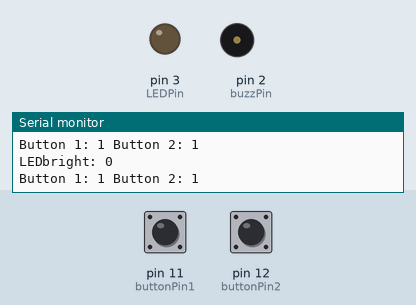
Simulated run of this sketch. Board: Arduino Uno, built with avr-gcc and run on an emulated ATmega328P. On the bench: output pins drawn as LEDs (lit = HIGH), buzzer (waves = sounding, pin HIGH), the last lines printed to the serial monitor. Inputs (shaded band) come from the test bench; at power-on: pin 11 (buttonPin1) HIGH, pin 12 (buttonPin2) HIGH.

Above: at 1.8 s.
1.9 s: pin 11 (buttonPin1) pulled LOW for 3.2 s
At 6.3 s:
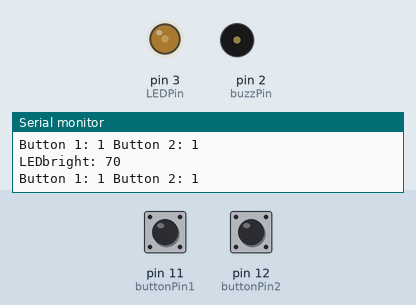
6.6 s: pin 11 (buttonPin1) pulled LOW for 3.2 s
At 10.5 s:
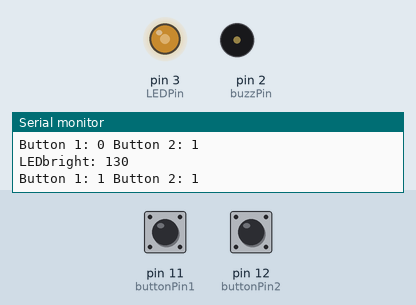
11.5 s: pin 11 (buttonPin1) pulled LOW for 3.2 s
At 15.7 s:
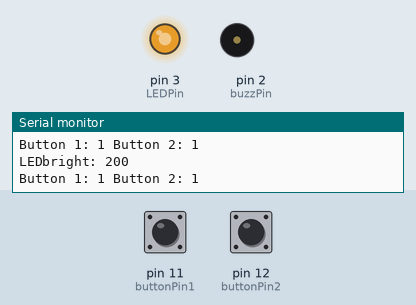
16.5 s: pin 11 (buttonPin1) pulled LOW for 3.2 s
At 19.9 s:
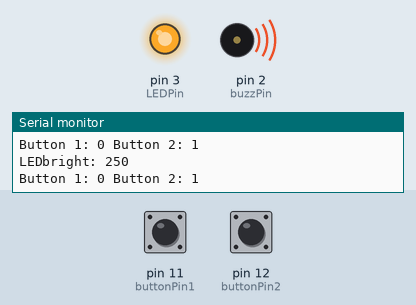
21.5 s: pin 12 (buttonPin2) pulled LOW for 0.6 s
At 22.9 s:
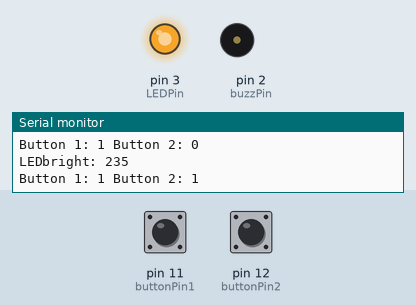
24.0 s: pin 12 (buttonPin2) pulled LOW for 1 s
At 24.9 s:
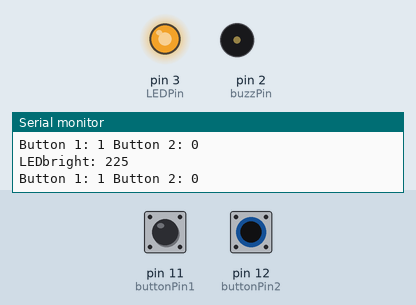
Timing chart, 0 to 27.0 s (numbered marks = the images above; inputs shaded):
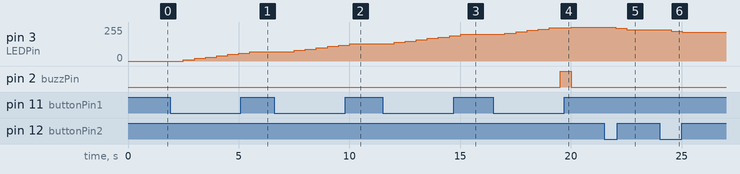

The sketch:

push_button_dimmable_light_buzzer.ino
```cpp
int buttonPin1 = 11;
int buttonPin2 = 12;
int LEDPin = 3;
int buzzPin = 2;
int buttonVal1;
int buttonVal2;
int LEDbright = 0;
int dt = 500;

void setup() {
  pinMode(buttonPin1, INPUT);
  pinMode(buttonPin2, INPUT);
  pinMode(LEDPin, "OUTPUT");
  pinMode(buzzPin, "OUTPUT");
  Serial.begin(9600);
}

void loop() {

  buttonVal1 = digitalRead(buttonPin1);
  buttonVal2 = digitalRead(buttonPin2);
  Serial.print("Button 1: ");
  Serial.print(buttonVal1);
  Serial.print(" Button 2: ");
  Serial.println(buttonVal2);
  delay(dt);

  if(buttonVal1 == 0) {
    LEDbright = LEDbright+10;
  }

  if(buttonVal2 == 0) {
    LEDbright = LEDbright-10;
  }

  if(LEDbright > 255) {
    LEDbright = 255;
    digitalWrite(buzzPin, HIGH);
    delay(dt);
    digitalWrite(buzzPin, LOW);
  } else if(LEDbright < 0) {
    LEDbright = 0;
    digitalWrite(buzzPin, HIGH);
    delay(dt);
    digitalWrite(buzzPin, LOW);
  }

  Serial.print("LEDbright: ");
  Serial.println(LEDbright);

  analogWrite(LEDPin, LEDbright);


  // analogWrite(LEDPin, 255);
}
```

Measured:
- after the input at 1.9 s, pin 3 (LEDPin): moves from 0/255 to 70/255 over 3.0 s, starting after 0.60 s
- after the input at 6.6 s, pin 3 (LEDPin): moves from 70/255 to 130/255 over 2.5 s, starting after 0.91 s
- after the input at 11.5 s, pin 3 (LEDPin): moves from 130/255 to 200/255 over 3.0 s, starting after 0.51 s
- after the input at 16.5 s, pin 3 (LEDPin): moves from 200/255 to 255/255 over 3.0 s, starting after 0.52 s; pin 2 (buzzPin): LOW → HIGH after 3.0 s, → LOW 0.50 s later
- after the input at 21.5 s, pin 3 (LEDPin): 255/255 → 245/255 after 0.52 s, → 235/255 0.50 s later
- after the input at 24.0 s, pin 3 (LEDPin): 235/255 → 225/255 after 0.53 s, → 215/255 0.50 s later
